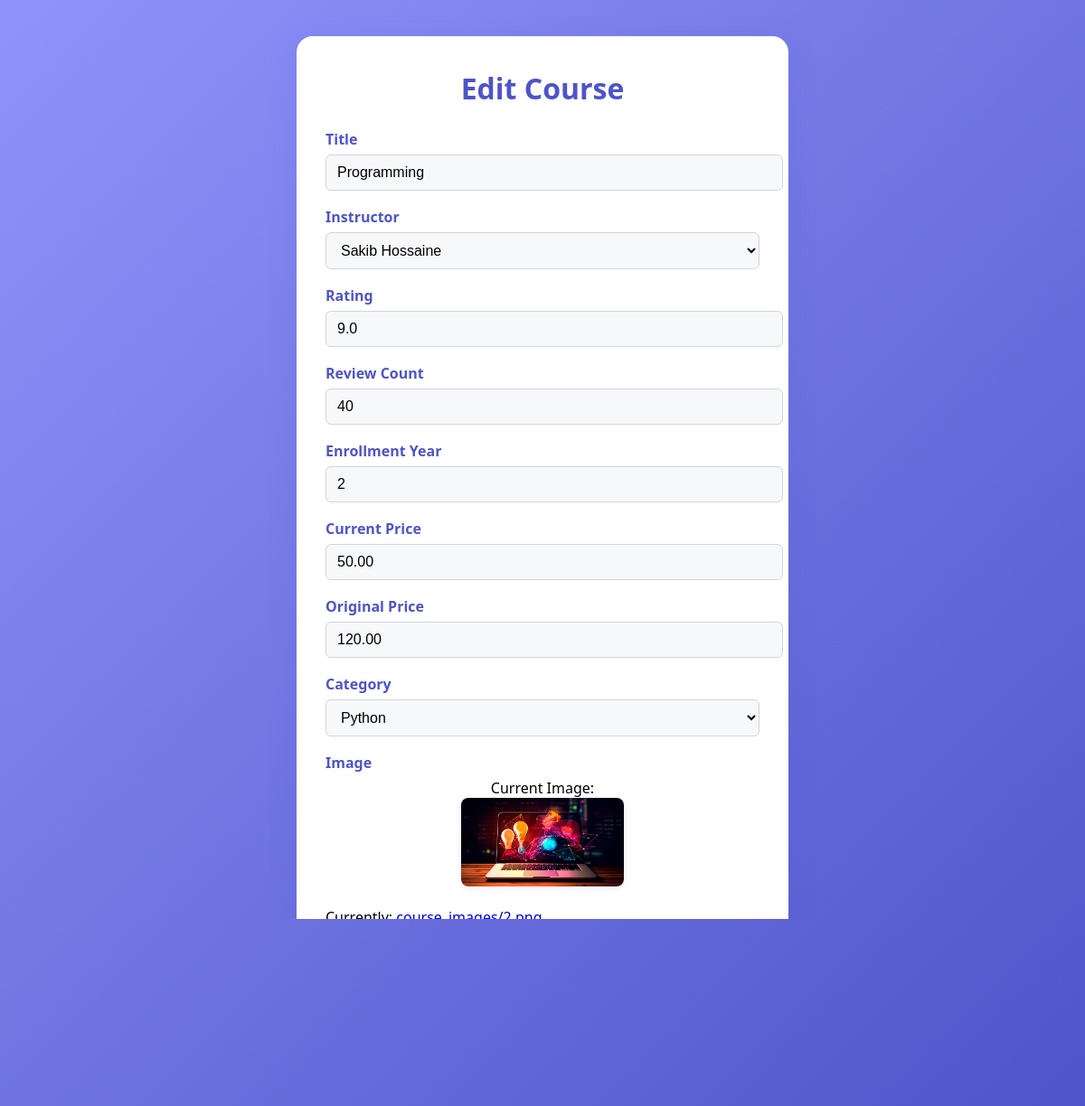
The page /courses/1/update/ on the database its author committed.
### courses/models.py (models this page shows, shortened)
class Course(models.Model):
    title = models.CharField(max_length=200)
    instructor = models.ForeignKey(Instructor, on_delete=models.CASCADE)
    rating = models.DecimalField(max_digits=2, decimal_places=1)
    review_count = models.PositiveIntegerField()
    enrollment_year = models.PositiveIntegerField()
    current_price = models.DecimalField(max_digits=6, decimal_places=2)
    original_price = models.DecimalField(max_digits=6, decimal_places=2)
    image = models.ImageField(
        upload_to='course_images/',
        default='course_images/default.png',
        verbose_name='Course Image'
    )
    category = models.CharField(max_length=50, choices=[
        ('python', 'Python'),
        ('web-development', 'Web Development'),
        ('sql', 'SQL'),
        ('php', 'PHP'),
    ], default='python')

### courses/views.py (the view)
# urls.py: path('courses/<int:pk>/update/', views.update_course, name='update_course'),
def update_course(request, pk):
    course = get_object_or_404(Course, pk=pk)
    if request.method == 'POST':
        form = CourseUpdateForm(request.POST, request.FILES, instance=course)
        if form.is_valid():
            form.save()
            return redirect('course_detail', course.id)
    else:
        form = CourseUpdateForm(instance=course)
    return render(request, 'courses/updatecourse.html', {'form': form, 'course': course})

### courses/forms.py
class CourseUpdateForm(forms.ModelForm):
    class Meta:
        model = Course
        fields = [
            'title', 'rating', 'review_count', 'enrollment_year',
            'current_price', 'original_price', 'image', 'category', 'instructor'
        ]

### courses/models.py (called while the page is built)
    def __str__(self):
        return self.name

### templates/courses/updatecourse.html (shortened to what this page needs)
<!DOCTYPE html>
<html lang="en">
<head>
</head>
<body>
<div class="edit-course-container">
    <div class="edit-course-title">Edit Course</div>
    <form method="post" enctype="multipart/form-data" class="edit-course-form">
        <label for="id_title">Title</label>
        {{ form.title }}
        <label for="id_instructor">Instructor</label>
        {{ form.instructor }}
        <label for="id_rating">Rating</label>
        {{ form.rating }}
        <label for="id_review_count">Review Count</label>
        {{ form.review_count }}
        <label for="id_enrollment_year">Enrollment Year</label>
        {{ form.enrollment_year }}
        <label for="id_current_price">Current Price</label>
        {{ form.current_price }}
        <label for="id_original_price">Original Price</label>
        {{ form.original_price }}
        <label for="id_category">Category</label>
        {{ form.category }}
        <label for="id_image">Image</label>
        {% if course.image %}
        <div class="current-image">
            <span>Current Image:</span><br>
            <img src="{{ course.image.url }}" alt="Current Image">
        </div>
        {% endif %}
        {{ form.image }}
        <button type="submit">Update Course</button>
        <a href="{% url 'course_detail' course.id %}" class="back-link">Cancel</a>
    </form>
</div>
</body>
</html>

### templates/courses/updatecourse.html (style rules this page uses)
body { background: linear-gradient(135deg, #8f94fb 0%, #4e54c8 100%); min-height: 100vh; margin: 0; font-family: 'Segoe UI', Arial, sans-serif; display: flex; align-items: center; justify-content: center; }
.edit-course-container { background: #fff; border-radius: 18px; box-shadow: 0 8px 32px rgba(78,84,200,0.18); max-width: 480px; width: 100%; padding: 36px 32px 28px 32px; margin: 40px 0; animation: fadeInUp 0.7s cubic-bezier(.39,.575,.565,1) both; }
.edit-course-title { font-size: 2rem; font-weight: 700; color: #4e54c8; margin-bottom: 24px; text-align: center; }
.edit-course-form label { font-weight: 600; color: #4e54c8; margin-bottom: 6px; display: block; }
.edit-course-form input[type="text"], .edit-course-form input[type="number"], .edit-course-form select, .edit-course-form input[type="file"] { width: 100%; padding: 10px 12px; margin-bottom: 18px; border: 1px solid #d1d5db; border-radius: 6px; font-size: 1rem; background: #f7f8fa; transition: border 0.2s; }
.edit-course-form .current-image { margin-bottom: 18px; text-align: center; }
.edit-course-form .current-image img { max-width: 180px; max-height: 120px; border-radius: 8px; box-shadow: 0 2px 8px rgba(78,84,200,0.10); }
.edit-course-form button { width: 100%; padding: 12px 0; background: linear-gradient(135deg, #4e54c8, #8f94fb); color: #fff; border: none; border-radius: 8px; font-size: 1.1rem; font-weight: 600; cursor: pointer; transition: background 0.2s; }
.edit-course-form .back-link { display: block; margin-top: 18px; text-align: center; color: #4e54c8; text-decoration: none; font-weight: 500; transition: color 0.2s; }

### rows shown on the page
Course: title "Programming", instructor "Sakib Hossaine", rating "9.0", review_count "40", enrollment_year "2", current_price "50.00", original_price "120.00", category "Python", image (picture)
